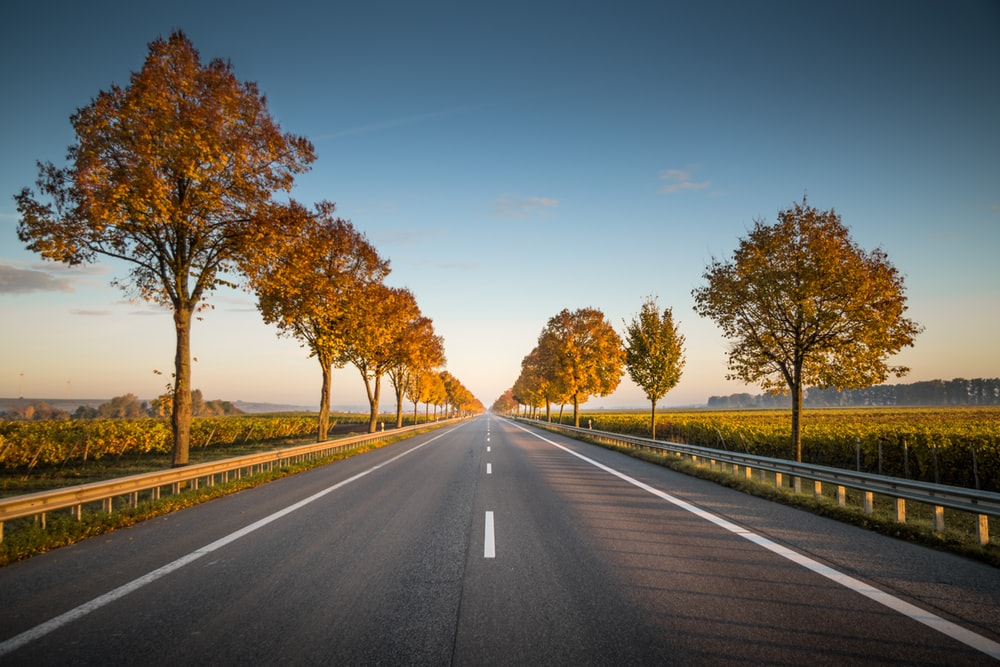
#> input picture test_lane.jpeg, 1000 x 667 px, given in place of SpeedLimitTestSuccess2.m4v, which was not available
$ python filter_test_main.py
#> lines starting #> are read from the running program, lines starting #| are printed output that depends on the picture; after the words box and inside, x2 and y2 are one past the last pixel; in counts of white or black regions, pixels touching at a corner belong together; pictures that were not available may be replaced by others from this repository, and a replacement may not be noted
import cv2
import numpy as np
import matplotlib.pyplot as plt
import math
from threading import Thread

import serial
import time

#define serial variable for communication
# ser = serial.Serial('/dev/ttyACM0', 9600)

# time.sleep(7)   #Important: wait for serial at least 5 secs, otherwise false data

####################################################################################
# Function for transferring data from Pi to Arduino
####################################################################################
def transfer_data(offset):
    ser.write(b'%f\t%f\t%f\t%f\t' % (float(offset), 10, 20, 30))

# [13 lines left out: function detecting_contour, not called in this run]
    # cv2.rectangle(frame, (int(x_min), int(y_min)), (int(x_min+w_min), int(y_min+h_min)), (0,255,0),3)
    #cv2.rectangle(frame, (100, 100), (200, 200),(0,255,0),3)

def warp(img, src, dst):
	height, width, _ = img.shape

	# Perspective Transform matrix and inverse matrix
	M = cv2.getPerspectiveTransform(src, dst)
	Minv = cv2.getPerspectiveTransform(dst, src)
	warped = cv2.warpPerspective(img, M, (width, height), flags=cv2.INTER_LINEAR)

	return warped, Minv

def detecting_edges(img):
    hsv = cv2.cvtColor(img, cv2.COLOR_BGR2HSV)
    # [15 lines of commented-out code are left out]

    lower_blue = np.array([80, 120, 0])
    upper_blue = np.array([140, 255, 255])
    mask = cv2.inRange(hsv, lower_blue, upper_blue)

    # #Convert to grayscale then dilate and erode
    kernel = np.ones((3,3), np.uint8)

    # [10 lines of commented-out code are left out]
    mask = cv2.erode(mask, kernel, iterations=3)
    mask = cv2.dilate(mask, kernel, iterations=12)

    #cv2.imshow("mask image", mask)

    #
    # kernel = 5
    # #Gaussian Blur for smoothing (otherwise, the picture could bring false edges)
    # blur = cv2.GaussianBlur(gray, (kernel, kernel), 0)
    # Canny(img, lower_threshold, upper_threshold)
    #Draws edge if beyond upper_threshold, not if below lower_threshold, draws only if edge is connected to strong edge if between
    canny = cv2.Canny(mask, 50, 150)
    return mask

# [19 lines left out: function region_of_interest, not called in this run]


def find_contours(image, lane_image):
    contours, hierarchy = cv2.findContours(image, cv2.RETR_CCOMP, cv2.CHAIN_APPROX_SIMPLE)
    box_dim = []
    for c in contours:
        # if cv2.contourArea(c) <= 50 :
        #     continue
        # x,y,w,h = cv2.boundingRect(c)

        rect = cv2.minAreaRect(c)
        box = cv2.boxPoints(rect)
        box_dim.append(box)
        # print (box)
        box = np.array(box).reshape((-1,1,2)).astype(np.int32)
        # box = np.int0([x,y,w,h])

    #     cv2.drawContours(lane_image, [box], -1, (0, 0, 255), 3)
    #     # cv2.rectangle(lane_image, (x, y), (x + w, y + h), (0, 255,0), 2)
    #     # center = (x,y)

    # cv2.imshow('test',lane_image)
    return box_dim

def sort_contours(box_dim, frame):
    left_box = []
    right_box = []
    height, width, _ = frame.shape
    for p in box_dim:
        p1,p2,p3,p4 = p
        # print(p1[1],p2[1],p3[1],p4[1])
        if(p1[0] <= width/2):
            left_box.append(p)
        elif(p1[0] > width/2):
            right_box.append(p)

    # [10 lines of commented-out code are left out]

    if(len(left_box) > 0):
        left_box = max(left_box, key = cv2.contourArea)
        left_box = np.array(left_box).reshape((-1,1,2)).astype(np.int32)            #This line is needed to drawContours the box
        # cv2.drawContours(frame, [left_box], -1, (0, 0, 255), 3)
    if(len(right_box) > 0):
        right_box = max(right_box, key = cv2.contourArea)
        right_box = np.array(right_box).reshape((-1,1,2)).astype(np.int32)          #This line is needed to drawContours the box
    # [8 lines of commented-out code are left out]


    return left_box, right_box

def calc_midpoints(left_box, right_box, frame):
    height, width, _ = frame.shape

    if(len(left_box) > 0):
        left_moment = cv2.moments(left_box)
        if (left_moment["m00"] != 0):
            # Get the center x.
            left_cx = int(left_moment["m10"]/left_moment["m00"])
            # Get the center y.
            left_cy = int(left_moment["m01"]/left_moment["m00"])
        else:
            left_cx, left_cy = 0, 0

    if(len(right_box) > 0):
        right_moment = cv2.moments(right_box)
        if (right_moment["m00"] != 0):
            # Get the center x.
            right_cx = int(right_moment["m10"]/right_moment["m00"])
            # Get the center y.
            right_cy = int(right_moment["m01"]/right_moment["m00"])
        else:
            right_cx, right_cy = width, 0

    if(len(left_box) == 0):
        left_cx, left_cy = 0, right_cy
    elif(len(right_box) == 0):
        right_cx, right_cy = width, left_cy

    # [10 lines of commented-out code are left out]

    center_pt = int((left_cx + right_cx)/2)
    # [6 lines of commented-out code are left out]

    return center_pt, left_cx, left_cy, right_cx, right_cy

# [4 lines left out: function calc_offset, not called in this run]

def test_video(video_file):
# def test_video():
    curr_angle = 90
    cap = cv2.VideoCapture(video_file)
    # cap = cv2.VideoCapture('red_lane.mp4')
    while(cap.isOpened()):
        ret, frame = cap.read()
#> frame is the input picture: shape (667, 1000, 3); mean B, G, R 98.7, 105.7, 106.4
        if ret == True:
            height, width, _ = frame.shape
#> height = 667; width = 1000
            #Source points taken from images with straight lane lines, these are to become parallel after the warp transform
            src_offset = width * 0.2
#> src_offset = 200
            src = np.float32([
                [0+src_offset, height/2], # top-left corner
                [width-src_offset, height/2], # top-right corner
                [width, height], # bottom-right corner
                [0, height], # bottom-left corner
            ])
            for x in range(0,4):
                cv2.circle(frame, (src[0,0], src[0,1]), 5, (0, 255, 0), 3)
#> frame: shape (667, 1000, 3); 0.02% of pixels changed, all inside (x1, y1, x2, y2) = (193, 326, 208, 341)

            # Destination points are to be parallel, taking into account the image size
            dst = np.float32([
                [0, 0], # top-left corner
                [width, 0], # top-right corner
                [width, height], # bottom-right corner
                [0, height], # bottom-left corner
            ])

            warped_frame, Minv = warp(frame, src, dst)
#> in warp, `M = cv2.getPerspectiveTransform(src, dst)`: M = [[5, 3, -2000], [0, 10, -3335], [0, 0.006, 1]]
#> in warp, `Minv = cv2.getPerspectiveTransform(dst, src)`: Minv = [[0.6, -0.3, 200], [0, 0.1, 333.5], [0, -0.0006, 1]]
#> in warp, `warped = cv2.warpPerspective(img, M, (width, height), flags=cv2.INTER_..`:
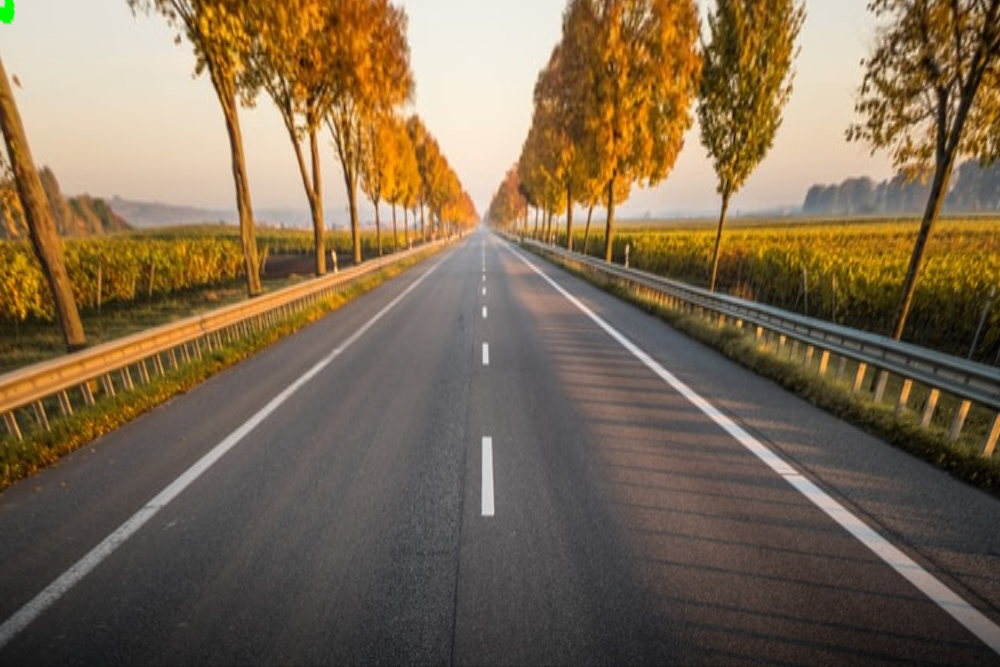
#> warped: shape (667, 1000, 3); mean B, G, R 81, 105.7, 124.5

            # contour_image = detecting_contour(frame)
            # averaged_lines, lane_lines_image = detect_lane(frame)
            hsv = cv2.cvtColor(warped_frame, cv2.COLOR_BGR2HSV)
#> hsv: shape (667, 1000, 3); mean H, S, V 36.7, 84.6, 125
            canny_image = detecting_edges(warped_frame)
#> in detecting_edges, `mask = cv2.inRange(hsv, lower_blue, upper_blue)`: mask: shape (667, 1000); every value is 0
            # cropped_image = region_of_interest(canny_image)
            box_dim = find_contours(canny_image, warped_frame)
#> in find_contours, `contours, hierarchy = cv2.findContours(image, cv2.RETR_CCOMP, cv2.CHAI..`: contours = []
#> box_dim = []
            # print(box_dim)
            # box_center = calc_midpoints(box_dim, frame)
            left_box, right_box = sort_contours(box_dim, warped_frame)
#> left_box = []; right_box = []
            center_pt, left_cx, left_cy, right_cx, right_cy = calc_midpoints(left_box, right_box, warped_frame)
            offset = calc_offset(center_pt, warped_frame)

            #displaying data on image
            cv2.circle(warped_frame, (left_cx, left_cy), 5, (0, 0, 255), 3)
            cv2.circle(warped_frame, (right_cx, right_cy), 5, (0, 0, 255), 3)

            if(len(left_box) > 0):           #This line is needed to drawContours the box
                cv2.drawContours(warped_frame, [left_box], -1, (0, 0, 255), 3)
            if(len(right_box) > 0):         #This line is needed to drawContours the box
                cv2.drawContours(warped_frame, [right_box], -1, (0, 0, 255), 3)

            cv2.circle(warped_frame, (center_pt, right_cy), 5, (0, 0, 255), 3)
            cv2.line(warped_frame, (int(width/2), height), (int(width/2), 0), (0, 255, 0), 3)
            cv2.putText(warped_frame,'STA: {0:.2f}'.format(offset),(30,50),cv2.FONT_HERSHEY_SIMPLEX,1,(255,255,0),2,cv2.LINE_AA)

            cv2.imshow('test',warped_frame)


            # [6 lines of commented-out code are left out]
            cv2.imshow("result3", canny_image)
            # cv2.imshow("result2", final_image)
            if cv2.waitKey(10) & 0xFF == ord('q'):
                break
        else:
            break
    cap.release()
    cv2.destroyAllWindows()


# [85 lines left out: function test_photo, not called in this run]


# [23 lines of commented-out code are left out]
#> (the run stopped early here; a loop or call above may not have finished)

$ run again, on cam2.jpg
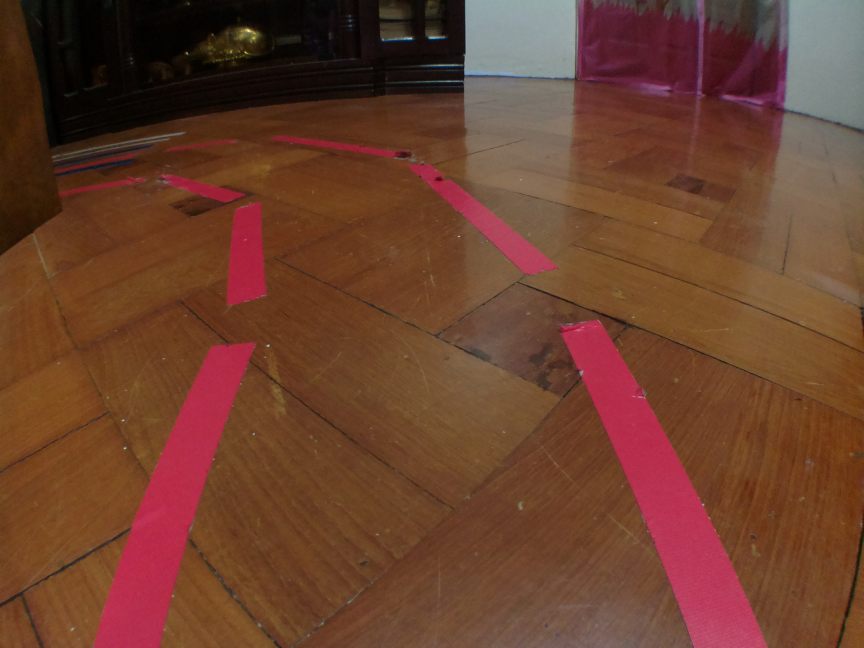
#> input picture cam2.jpg, 2592 x 1944 px, given in place of SpeedLimitTestSuccess2.m4v, which was not available (shown at 1/3 size)
#> in test_video, frame is the input picture: shape (1944, 2592, 3); mean B, G, R 45.5, 64.3, 107.7
#> M = [[5, 2.67, -5184], [0, 10, -9720], [0, 0.00206, 1]]
#> in warp, `Minv = cv2.getPerspectiveTransform(dst, src)`: Minv = [[0.6, -0.267, 518.4], [0, 0.1, 972], [0, -0.000206, 1]]
#> in warp, `warped = cv2.warpPerspective(img, M, (width, height), flags=cv2.INTER_..`:
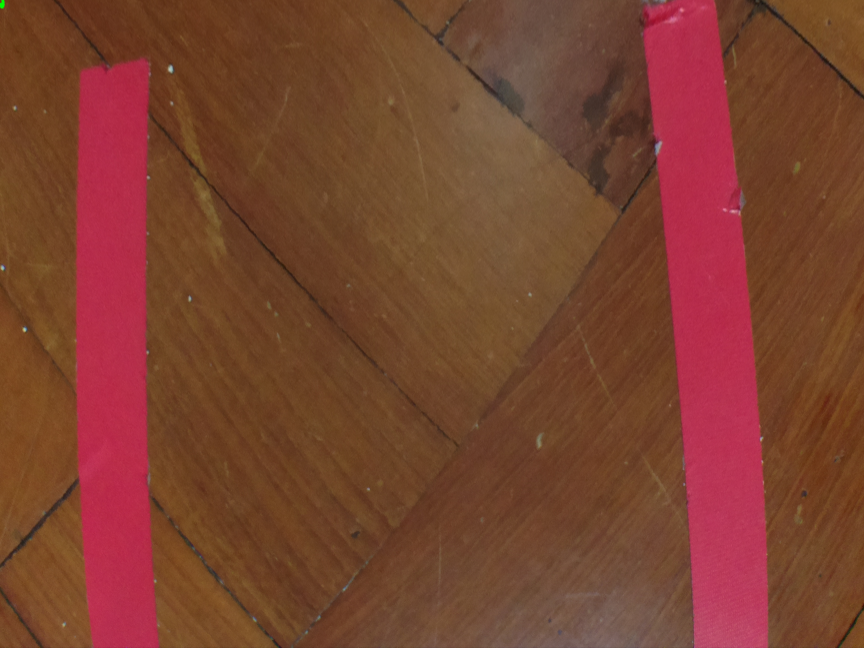
#> warped: shape (1944, 2592, 3) (shown at 1/3 size); mean B, G, R 47.3, 65.9, 121.8
#> hsv: shape (1944, 2592, 3); mean H, S, V 38, 163.3, 121.8
#> mask: shape (1944, 2592); every value is 0
#> contours = []
